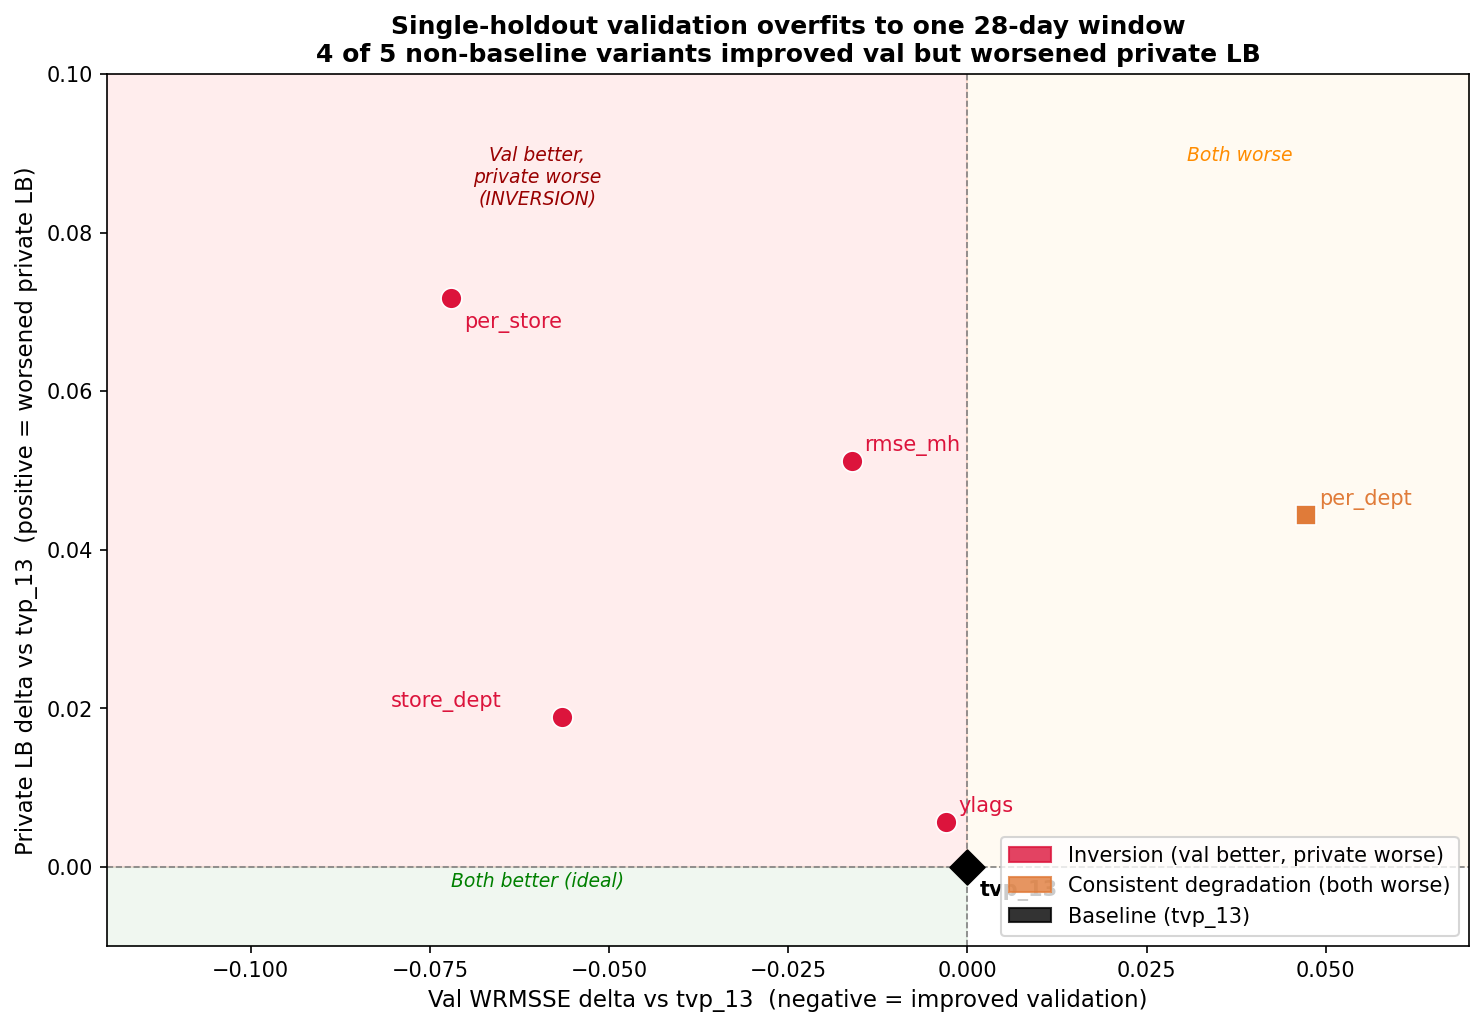

The script that saved this image:
"""
Chart: Val WRMSSE delta vs private LB delta — Phase 3 model variants.

Shows 4 of 5 non-baseline variants improved validation WRMSSE but worsened
private LB (inversions). Standalone PNG version of notebook/02_failure_analysis
cell 4, rendered with matplotlib Agg for CI compatibility.
"""
import sys, os
sys.path.insert(0, os.path.join(os.path.dirname(__file__), "..", ".."))

import numpy as np
import matplotlib
matplotlib.use("Agg")
import matplotlib.pyplot as plt
import matplotlib.patches as mpatches

CHARTS = os.path.dirname(os.path.abspath(__file__))

# ── Data (from reports/leaderboard.md) ───────────────────────────────────────
# Baseline: tvp_13 val=0.6860, private=0.5693
BASELINE_VAL  = 0.6860
BASELINE_PRIV = 0.5693

variants = [
    ("tvp_13",     0.6860, 0.5693, "black",   "D", 140),   # baseline
    ("ylags",      0.6830, 0.5749, "crimson",  "o", 100),   # inversion
    ("store_dept", 0.6294, 0.5882, "crimson",  "o", 100),   # inversion
    ("per_dept",   0.7333, 0.6137, "#E07B39",  "s", 100),   # both worse
    ("rmse_mh",    0.6699, 0.6205, "crimson",  "o", 100),   # inversion
    ("per_store",  0.6140, 0.6410, "crimson",  "o", 100),   # inversion
]

fig, ax = plt.subplots(figsize=(10, 7))
fig.patch.set_facecolor("white")

# Quadrant shading
ax.fill_between([-0.12, 0], [0.1, 0.1], 0,
                alpha=0.07, color="red")        # Q2: inversion zone
ax.fill_between([0, 0.07], [0.1, 0.1], 0,
                alpha=0.05, color="orange")     # Q3: both worse
ax.fill_between([-0.12, 0], [0, 0], [-0.01, -0.01],
                alpha=0.06, color="green")      # Q4: ideal

ax.axvline(0, color="gray", linewidth=0.8, linestyle="--")
ax.axhline(0, color="gray", linewidth=0.8, linestyle="--")

ax.text(-0.06, 0.091, "Val better,\nprivate worse\n(INVERSION)",
        ha="center", va="top", fontsize=9, color="#990000", style="italic")
ax.text(0.038, 0.091, "Both worse",
        ha="center", va="top", fontsize=9, color="darkorange", style="italic")
ax.text(-0.06, -0.003, "Both better (ideal)",
        ha="center", va="bottom", fontsize=9, color="green", style="italic")

# Label offsets to avoid overlap
offsets = {
    "tvp_13":     (6, -14),
    "ylags":      (6,   5),
    "store_dept": (-82,  5),
    "per_dept":   (6,   5),
    "rmse_mh":    (6,   5),
    "per_store":  (6, -14),
}

for name, val, priv, color, marker, size in variants:
    vd = val  - BASELINE_VAL
    pd = priv - BASELINE_PRIV
    ax.scatter(vd, pd, color=color, marker=marker, s=size, zorder=5,
               edgecolors="white" if name != "tvp_13" else "black", linewidths=0.8)
    dx, dy = offsets.get(name, (6, 5))
    ax.annotate(
        name, (vd, pd), xytext=(dx, dy), textcoords="offset points",
        fontsize=10,
        fontweight="bold" if name == "tvp_13" else "normal",
        color=color,
    )

ax.set_xlabel(
    "Val WRMSSE delta vs tvp_13  (negative = improved validation)", fontsize=11)
ax.set_ylabel(
    "Private LB delta vs tvp_13  (positive = worsened private LB)", fontsize=11)
ax.set_title(
    "Single-holdout validation overfits to one 28-day window\n"
    "4 of 5 non-baseline variants improved val but worsened private LB",
    fontsize=12, fontweight="bold",
)

legend_handles = [
    mpatches.Patch(color="crimson",    alpha=0.8,
                   label="Inversion (val better, private worse)"),
    mpatches.Patch(color="#E07B39",    alpha=0.8,
                   label="Consistent degradation (both worse)"),
    mpatches.Patch(color="black",      alpha=0.8,
                   label="Baseline (tvp_13)"),
]
ax.legend(handles=legend_handles, loc="lower right", fontsize=10)
ax.set_xlim(-0.12, 0.07)
ax.set_ylim(-0.01, 0.10)

plt.tight_layout()
out = os.path.join(CHARTS, "val_vs_private_divergence.png")
plt.savefig(out, dpi=150, bbox_inches="tight")
plt.close()
print(f"Saved: {out}")
